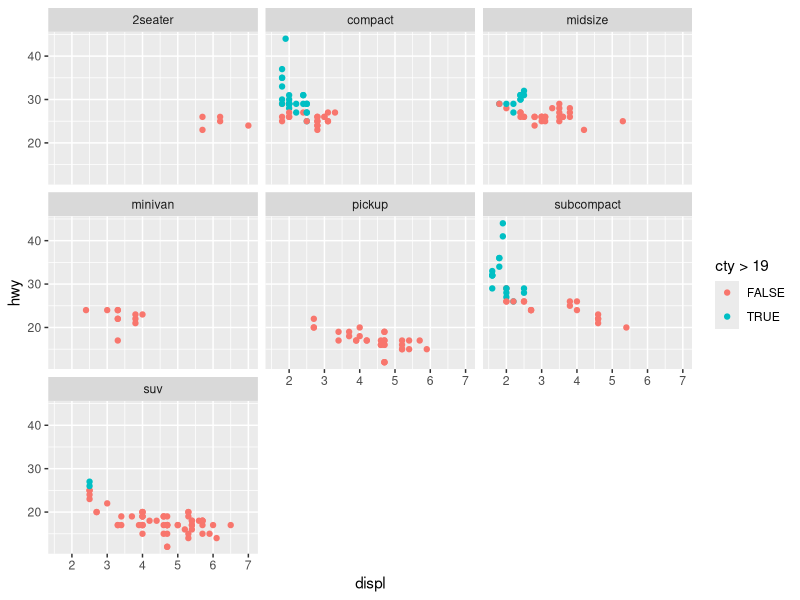

R code for this plot:
# Created: July 2, 2019 (Galen Palowitch)

# Importing tidyverse
library(tidyverse)

# Using the buit-in mpg dataset
mpg

# Check out this cool plot!
ggplot(data = mpg) + 
  geom_point(mapping = aes(x = displ, y = hwy, color = cty > 19)) +
  facet_wrap( . ~ class)